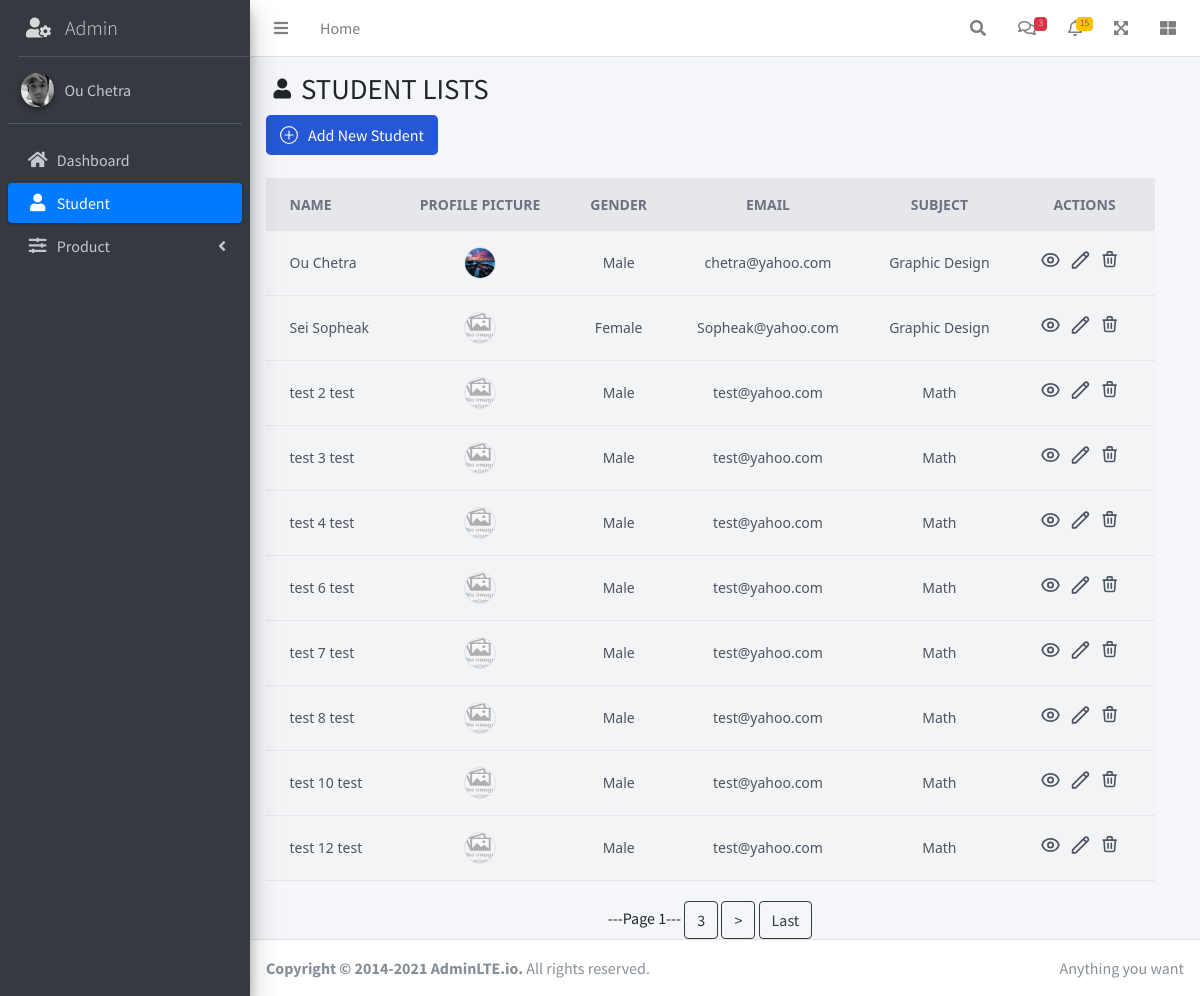
The page /admin/student on the database as committed earlier.
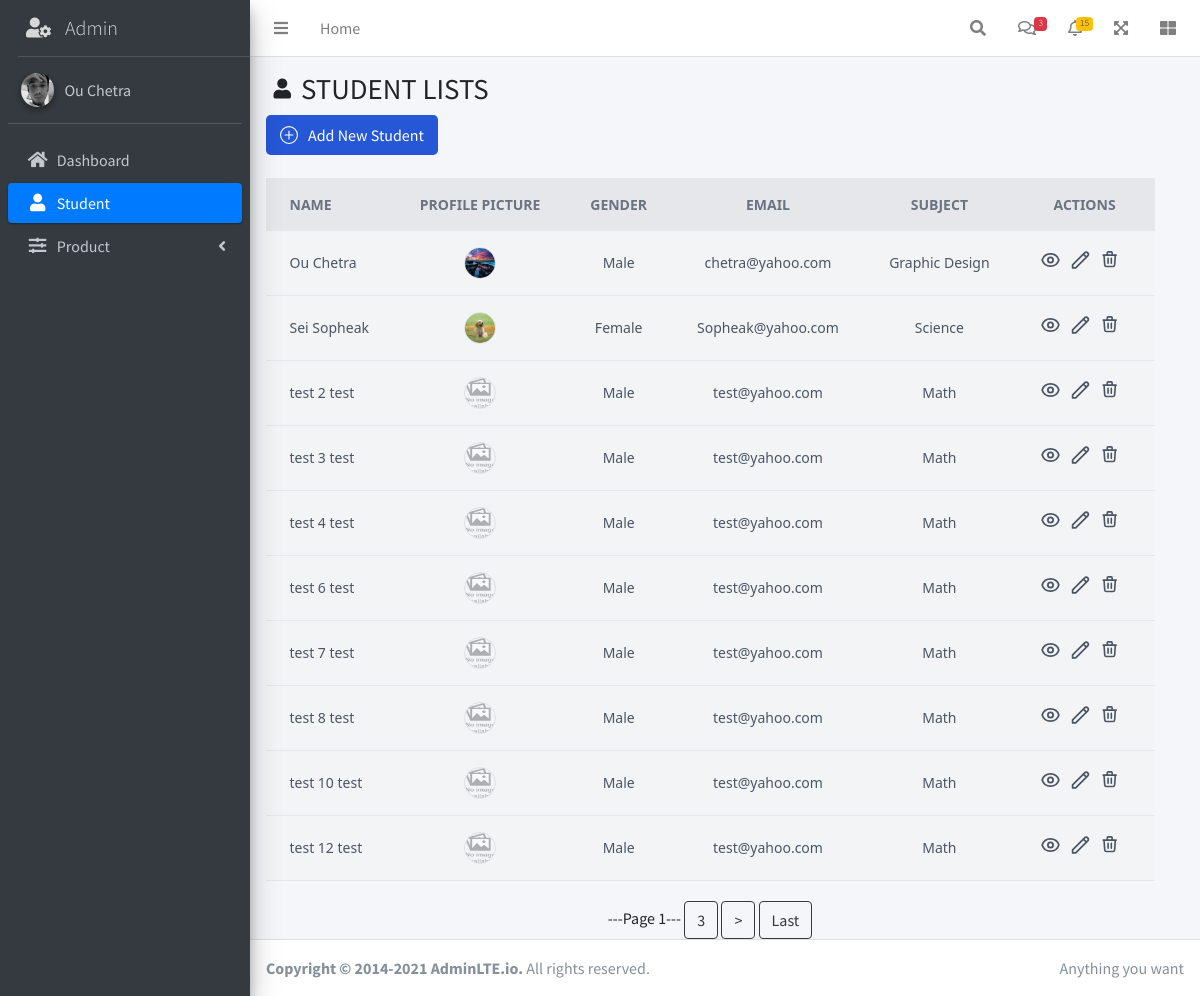
The same page on the database as committed later.
### tables this page shows
CREATE TABLE "students" (
  "sid" INTEGER PRIMARY KEY AUTOINCREMENT,
  "firstName" TEXT NOT NULL,
  "lastName" TEXT NOT NULL,
  "birthday" TEXT NOT NULL,
  "gender" TEXT NOT NULL,
  "email" TEXT NOT NULL,
  "phoneNumber" TEXT NOT NULL,
  "subject" TEXT NOT NULL,
  "image" TEXT DEFAULT default_img
);

### route/student.py (the view)
@students.route('/admin/student')
def student():
    page = request.args.get('page', 1, type=int)
    records_per_page = 10
    offset = (page - 1) * records_per_page
    rows = execute_query("SELECT * FROM students LIMIT ? OFFSET ?", (records_per_page, offset))
    total_records = execute_query("SELECT COUNT(*) FROM students")[0][0]
    total_pages = (total_records // records_per_page) + (total_records % records_per_page > 0)
    return render_template('admin/student/index.html', rows=rows, page=page, total_pages=total_pages)

### config.py (called while the page is built)
def execute_query(query, params=(), database="student_ss34.db", is_insert=False):
    con = sql.connect(database)
    con.row_factory = sql.Row
    cur = con.cursor()
    cur.execute(query, params)
    if is_insert:
        con.commit()
        return
    rows = cur.fetchall()
    return rows

### templates/admin/student/index.html (shortened to what this page needs)
{% extends 'admin/layout_admin.html' %}
{% block main_content %}
    <div class="content-header">
        <div class="container-fluid">
            <div class="row mb-2">
                <div style="display: flex;" class="col-sm-6">
                    <i style="font-size: 20px; margin-top: 7px; margin-right: 10px" class="nav-icon fas fa-user"></i>
                    <h1 class="m-0">STUDENT LISTS</h1>
                </div>
            </div>
        </div>
        <a href="{{ url_for('students.add_student') }}">
            <button type="submit"
                    class="text-white bg-[#2557D6] hover:bg-[#2557D6]/90 focus:ring-4 focus:ring-[#2557D6]/50 focus:outline-none font-medium rounded-lg text-md px-3.5 py-2 text-center inline-flex items-center dark:focus:ring-[#2557D6]/50 mr-2 mb-2">
                Add New Student
            </button>
        </a>
    </div>
    <div class="content" style="padding-right: 30px">
        <div class="container-fluid">
            <div class="row">
                <div class="col-lg-12 lg-12">
                    <div class="overflow-x-auto">
                        <div class="bg-gray-100 flex items-center justify-center bg-gray-100 font-sans overflow-hidden">
                            <div class="w-full lg:w-6/6">
                                <table class="min-w-max w-full table-auto">
                                    <thead>
                                    <tr class="bg-gray-200 text-gray-500 uppercase text-sm leading-normal">
                                        <th class="py-3 px-6 text-left">Name</th>
                                        <th class="py-3 px-6 text-center">Profile Picture</th>
                                        <th class="py-3 px-6 text-center">Gender</th>
                                        <th class="py-3 px-6 text-center">Email</th>
                                        <th class="py-3 px-6 text-center">Subject</th>
                                        <th class="py-3 px-6 text-center">Actions</th>
                                    </tr>
                                    </thead>
                                    {% for item in rows %}
                                        <tbody class="text-gray-600 text-sm font-light">
                                        <tr class="border-b border-gray-200 hover:bg-gray-100">
                                            <td class="py-3 px-6 text-left whitespace-nowrap">
                                                <span class="font-medium">{{ item.firstName }} {{ item.lastName }}</span>
                                            </td>
                                            <td class="py-3 px-6 text-center">
                                                <div class="flex items-center justify-center">
                                                    <img class="w-8 h-8 rounded-full border-gray-200 border transform hover:scale-150"
                                                         src="{{ url_for('static', filename='img/student/' + (item.image if '.' in item.image else item.image + '.jpg')) }}"/>
                                                </div>
                                            </td>
                                            <td class="py-3 px-6 text-center">
                                                <span>{{ item.gender }}</span>
                                            </td>
                                            <td class="py-3 px-6 text-center">
                                                <span>{{ item.email }}</span>
                                            </td>
                                            <td class="py-3 px-6 text-center">
                                                <span>{{ item.subject }}</span>
                                            </td>
                                            <td class="py-3 px-6 text-center">
                                                <div class="flex item-center justify-center">
                                                    <div class="w-5 mr-2.5 transform hover:text-blue-500 hover:scale-110">
                                                        <form method="post" action="/admin/detail_student">
                                                            <button type="submit" title="Details">
                                                            </button>
                                                        </form>
                                                    </div>
                                                    <div class="w-5 mr-2.5 transform hover:text-blue-500 hover:scale-110">
                                                        <form method="post" action="/admin/edit_student">
                                                            <button type="submit" title="Modify">
                                                                <svg xmlns="http://www.w3.org/2000/svg" width=21
                                                                     height=22 fill="none"
                                                                     viewBox="0 0 24 24" stroke="currentColor">
                                                                    <path stroke-linecap="round" stroke-linejoin="round"
                                                                          stroke-width="2"
                                                                          d="M15.232 5.232l3.536 3.536m-2.036-5.036a2.5 2.5 0 113.536 3.536L6.5 21.036H3v-3.572L16.732 3.732z"/>
                                                                </svg>
                                                            </button>
                                                        </form>
                                                    </div>
                                                    <div class="w-5 mr-2.5 transform hover:text-red-500 hover:scale-110">
                                                        <form
                                                                action="{{ url_for('students.delete_student') }}"
                                                                method="post"
                                                        >
                                                            <button type="submit" title="Delete">
                                                                <svg xmlns="http://www.w3.org/2000/svg" width=21
                                                                     height=22 fill="none"
                                                                     viewBox="0 0 26 26"
                                                                     stroke="currentColor">
                                                                    <path stroke-linecap="round" stroke-linejoin="round"
                                                                          stroke-width="2"
                                                                          d="M19 7l-.867 12.142A2 2 0 0116.138 21H7.862a2 2 0 01-1.995-1.858L5 7m5 4v6m4-6v6m1-10V4a1 1 0 00-1-1h-4a1 1 0 00-1 1v3M4 7h16"/>
                                                                </svg>
                                                            </button>
                                                        </form>
                                                    </div>
                                                </div>
                                            </td>
                                        </tr>
                                        </tbody>
                                    {% endfor %}
                                </table>
                            </div>
                        </div>
                    </div>
                </div>
            </div>
        </div>
        <div style="margin-top: 20px" class="text-center">
            <span>---Page {{ page }}---</span>
            {% if page < total_pages %}
                {% if page+2 <= total_pages %}
                    <a href="{{ url_for('students.student', page=page+2) }}" class="btn btn-outline-dark">
                        {{ page+2 }}</a>
                {% endif %}
                <a href="{{ url_for('students.student', page=page+1) }}" class="btn btn-outline-dark">></a>
                <a href="{{ url_for('students.student', page=total_pages) }}" class="btn btn-outline-dark">Last</a>
            {% endif %}
        </div>
    </div>
{% endblock %}

### templates/admin/layout_admin.html (shortened to what this page needs)
<!DOCTYPE html>
<html lang="en">
<head>
    <link rel="stylesheet" href="../../../static/plugins/fontawesome-free/css/all.min.css">
    <link rel="stylesheet" href="../../../static/css/adminlte.min.css">
    <script src="https://cdn.tailwindcss.com"></script>
</head>
<body class="hold-transition sidebar-mini">
<div class="wrapper">
    <nav class="main-header navbar navbar-expand navbar-white navbar-light">
        <ul class="navbar-nav">
            <li class="nav-item">
                <a class="nav-link" data-widget="pushmenu" href="#" role="button"><i class="fas fa-bars"></i></a>
            </li>
            <li class="nav-item d-none d-sm-inline-block">
                <a href="/" class="nav-link">Home</a>
            </li>
        </ul>
        <ul class="navbar-nav ml-auto">
            <li class="nav-item">
                <a class="nav-link" data-widget="navbar-search" href="#" role="button">
                    <i class="fas fa-search"></i>
                </a>
            </li>
            <li class="nav-item dropdown">
                <a class="nav-link" data-toggle="dropdown" href="#">
                    <i class="far fa-comments"></i>
                    <span class="badge badge-danger navbar-badge">3</span>
                </a>
            </li>
            <li class="nav-item dropdown">
                <a class="nav-link" data-toggle="dropdown" href="#">
                    <i class="far fa-bell"></i>
                    <span class="badge badge-warning navbar-badge">15</span>
                </a>
            </li>
            <li class="nav-item">
                <a class="nav-link" data-widget="fullscreen" href="#" role="button">
                    <i class="fas fa-expand-arrows-alt"></i>
                </a>
            </li>
            <li class="nav-item">
                <a class="nav-link" data-widget="control-sidebar" data-slide="true" href="#" role="button">
                    <i class="fas fa-th-large"></i>
                </a>
            </li>
        </ul>
    </nav>
    <aside class="main-sidebar sidebar-dark-primary elevation-4">
        <a style="margin-left: 18px;" href="/admin" class="brand-link">
            <i style="margin-right: 10px;" class="fas fa-user-cog"></i>
            <span class="brand-text font-weight-light">Admin</span>
        </a>
        <div class="sidebar">
            <div class="user-panel mt-3 pb-3 mb-3 d-flex">
                <div class="image">
                    <img src="../../../static/img/chetra.png" class="img-circle elevation-2" alt="User Image">
                </div>
                <div class="info">
                    <a href="#" class="d-block">Ou Chetra</a>
                </div>
            </div>
            <nav class="mt-2">
                <ul class="nav nav-pills nav-sidebar flex-column" data-widget="treeview" role="menu"
                    data-accordion="false">
                    {% with current_link=request.endpoint %}
                        <li class="nav-item">
                            <a href="{{ url_for('admin') }}"
                               class="nav-link {% if current_link == 'admin' %}active{% endif %}">
                                <i class="nav-icon fas fa-home"></i>
                                <p>
                                    Dashboard
                                </p>
                            </a>
                        </li>
                        <li class="nav-item">
                            <a href="{{ url_for('students.student') }}"
                               class="nav-link
                                {% if
                                current_link == 'students.add_student' or
                                current_link == 'students.detail_student' or
                                current_link == 'students.edit_student' or
                                current_link == 'students.student' %}active{% endif %}">
                                <i class="nav-icon fas fa-user"></i>
                                <p>
                                    Student
                                </p>
                            </a>
                        </li>
                        <li class="nav-item">
                            <a href="#" class="nav-link">
                                <i class="nav-icon fas fa-sliders-h"></i>
                                <p>
                                    Product
                                    <i class="right fas fa-angle-left"></i>
                                </p>
                            </a>
                        </li>
                    {% endwith %}
                </ul>
            </nav>
        </div>
    </aside>
    <div class="content-wrapper">
        <div class="content">
            {% block main_content %}{% endblock %}
        </div>
    </div>
    <footer class="main-footer">
        <div class="float-right d-none d-sm-inline">
            Anything you want
        </div>
        <strong>Copyright &copy; 2014-2021 <a href="https://adminlte.io">AdminLTE.io</a>.</strong> All rights reserved.
    </footer>
</div>
</body>
</html>

Rows that differ between the two databases and show on the page:
changed students "Sei": image: picture added in place of a placeholder; subject "Graphic Design" → "Science"
